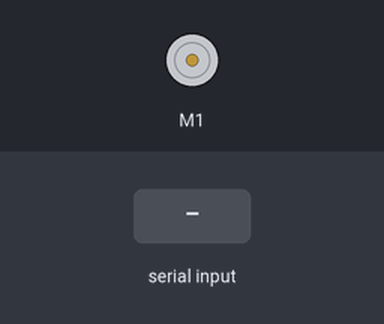
Bench run of a sketch on a simulated Arduino Uno, built with avr-gcc and run on an emulated ATmega328P. Shown: DC motor (green arrow = forward, orange = backward, longer = faster). The inputs (shaded band) are chosen by the test bench. What the sketch prints to the serial monitor is not drawn.

Above: at 1.2 s.
1.3 s: "g" received over Serial
At 1.8 s:
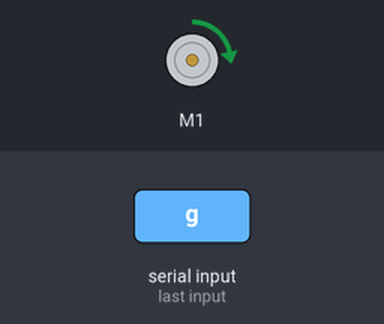
2.8 s: "s" received over Serial
At 4.0 s:
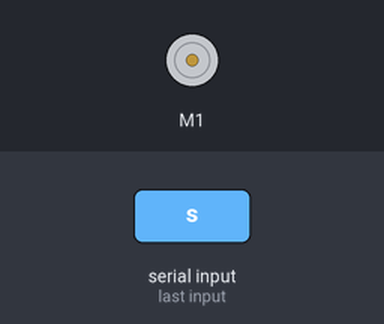
Timing chart, 0 to 5.8 s (numbered marks = the images above; inputs shaded):
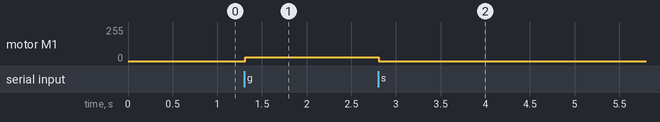

Measured:
- after the input at 1.3 s, motor M1: stopped → forward 30/255 at once
- after the input at 2.8 s, motor M1: forward 30/255 → stopped at once

The sketch:

TestingSerialInputandMotors.ino
```cpp
#include <Wire.h>
#include <Adafruit_MotorShield.h>
Adafruit_MotorShield AFMS = Adafruit_MotorShield();
Adafruit_DCMotor *myMotor = AFMS.getMotor(1);
int receivedChar;
boolean isRunning = false;


void setup() {
  Serial.begin(9600);
  Serial.println("Adafruit Motorshield v2 - DC Motor test!");
  AFMS.begin();
  myMotor->setSpeed(150);
  myMotor->run(FORWARD);
  myMotor->run(RELEASE);
}

void loop() {

  recvOneChar();
  Serial.print("Nothing"); Serial.println();

  if (isRunning) {
    myMotor->setSpeed(30);
    myMotor->run(FORWARD);
  }
}

void recvOneChar() {

  if (Serial.available() > 0)
  {

    receivedChar = Serial.read();

    if (receivedChar == 'g') {
      runCar();
    }

    else if (receivedChar == 's') {
      stopCar();
    }
  }
}


void runCar() {
  Serial.print("running");
  myMotor->setSpeed(30);
  myMotor->run(FORWARD);
  isRunning = true;
}

void stopCar() {
  Serial.print("Stopped");
  myMotor ->setSpeed(0);
  myMotor->run(FORWARD);
  isRunning = false;
}
```
